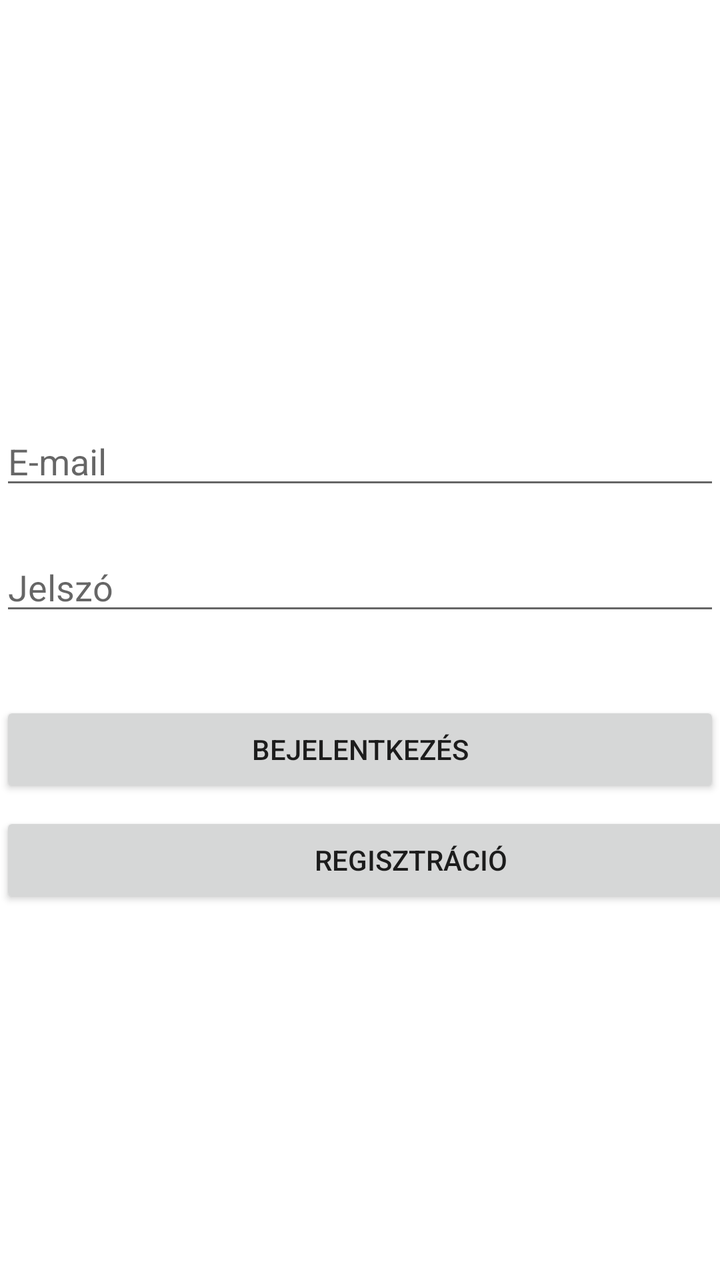
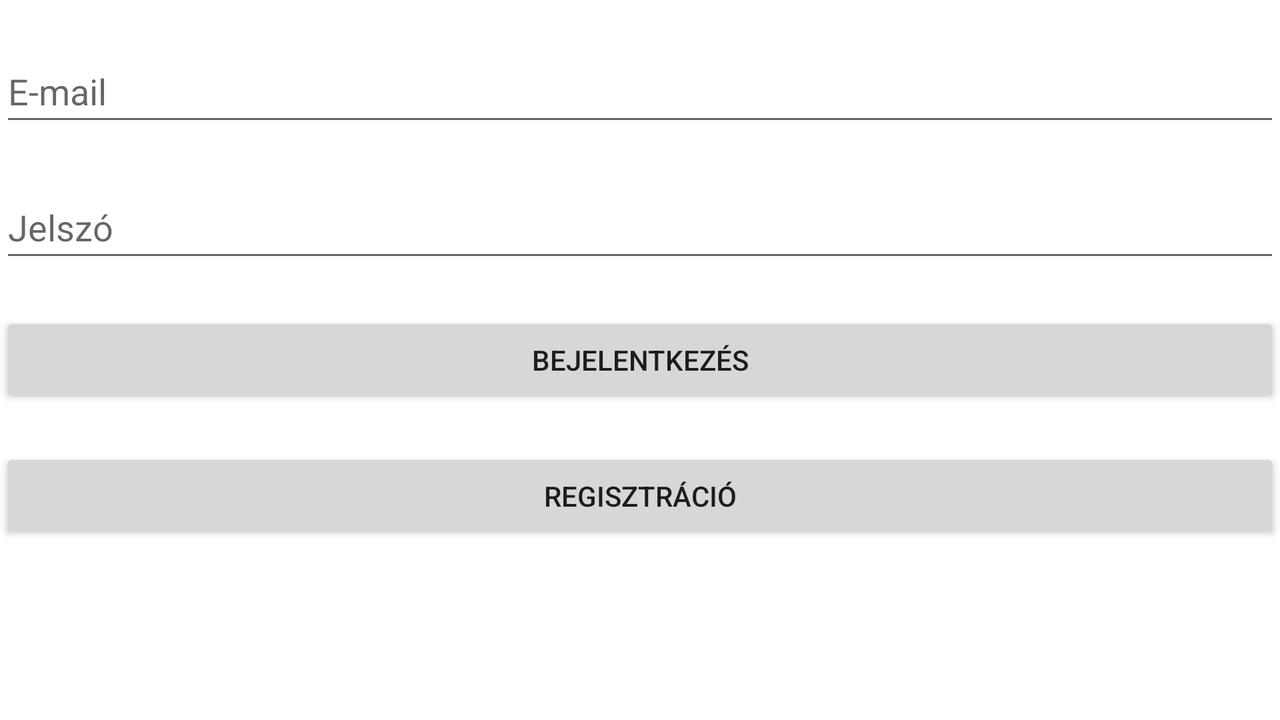

First picture: res/layout/ on a phone held upright. Second picture: the repository's own variant of that layout, on a device whose configuration matches the variant's folder. Source for both follows.
<!-- AndroidManifest.xml: application theme Theme.AndoidKerdoiv -->
<!-- res/layout/activity_main.xml -->
<?xml version="1.0" encoding="utf-8"?>
<androidx.constraintlayout.widget.ConstraintLayout xmlns:android="http://schemas.android.com/apk/res/android"
    xmlns:app="http://schemas.android.com/apk/res-auto"
    xmlns:tools="http://schemas.android.com/tools"
    android:layout_width="match_parent"
    android:layout_height="match_parent"
    tools:context=".MainActivity">

    <EditText
        android:id="@+id/EditTextUsername"
        android:layout_width="match_parent"
        android:layout_height="wrap_content"
        android:ems="10"
        android:hint="@string/email"
        android:inputType="text"
        app:layout_constraintBottom_toBottomOf="parent"
        app:layout_constraintTop_toTopOf="parent"
        app:layout_constraintVertical_bias="0.348"
        tools:layout_editor_absoluteX="31dp" />

    <EditText
        android:id="@+id/EditTextPassword"
        android:layout_width="match_parent"
        android:layout_height="wrap_content"
        android:ems="10"
        android:hint="@string/password"
        android:inputType="textPassword"
        app:layout_constraintBottom_toBottomOf="parent"
        app:layout_constraintStart_toStartOf="parent"
        app:layout_constraintTop_toBottomOf="@+id/EditTextUsername"
        app:layout_constraintVertical_bias="0.062" />

    <Button
        android:id="@+id/LoginButton"
        android:layout_width="0dp"
        android:layout_height="wrap_content"
        android:onClick="login"
        android:text="@string/login"

        app:layout_constraintBottom_toBottomOf="parent"
        app:layout_constraintEnd_toEndOf="parent"

        app:layout_constraintStart_toStartOf="parent"
        app:layout_constraintTop_toBottomOf="@+id/EditTextPassword"
        app:layout_constraintVertical_bias="0.136" />

    <Button
        android:id="@+id/RegisterButton"
        android:layout_width="411dp"
        android:layout_height="wrap_content"
        android:onClick="register"
        android:text="@string/register"

        app:layout_constraintBottom_toBottomOf="parent"
        app:layout_constraintTop_toBottomOf="@+id/LoginButton"
        app:layout_constraintVertical_bias="0.038"
        tools:layout_editor_absoluteX="0dp" />

</androidx.constraintlayout.widget.ConstraintLayout>
<!-- resources referenced by this layout -->
<resources>
  <string name="email">E-mail</string>
  <string name="login">Bejelentkezés</string>
  <string name="password">Jelszó</string>
  <string name="register">Regisztráció</string>
  <style name="Theme.AndoidKerdoiv" parent="Theme.MaterialComponents.DayNight.DarkActionBar">
          
          <item name="colorPrimary">@color/purple_500</item>
          <item name="colorPrimaryVariant">@color/purple_700</item>
          <item name="colorOnPrimary">@color/white</item>
          
          <item name="colorSecondary">@color/teal_200</item>
          <item name="colorSecondaryVariant">@color/teal_700</item>
          <item name="colorOnSecondary">@color/black</item>
          
          <item name="android:statusBarColor" tools:targetApi="l">?attr/colorPrimaryVariant</item>
          
      </style>
</resources>
<!-- res/layout-land/activity_main.xml (the author's variant of the layout above) -->
<!-- drawn on the phone turned sideways -->
<?xml version="1.0" encoding="utf-8"?>
<LinearLayout xmlns:android="http://schemas.android.com/apk/res/android"
    xmlns:app="http://schemas.android.com/apk/res-auto"
    xmlns:tools="http://schemas.android.com/tools"
    android:layout_width="match_parent"
    android:layout_height="match_parent"
    android:orientation="vertical"
    tools:context=".MainActivity">

    <EditText
        android:id="@+id/EditTextUsername"
        android:layout_width="match_parent"
        android:layout_height="wrap_content"
        android:layout_marginTop="20dp"
        android:ems="10"
        android:hint="@string/email"
        android:inputType="text"
        android:minHeight="48dp"
        tools:layout_editor_absoluteX="0dp" />

    <EditText
        android:id="@+id/EditTextPassword"
        android:layout_width="match_parent"
        android:layout_height="wrap_content"
        android:layout_marginTop="20dp"
        android:ems="10"
        android:hint="@string/password"

        android:inputType="textPassword"
        android:minHeight="48dp" />

    <Button
        android:id="@+id/LoginButton"
        android:layout_width="match_parent"
        android:layout_height="wrap_content"
        android:layout_marginTop="20dp"
        android:onClick="login"
        android:text="@string/login"

        />

    <Button
        android:id="@+id/RegisterButton"
        android:layout_width="match_parent"
        android:layout_height="wrap_content"
        android:layout_marginTop="20dp"
        android:onClick="register"
        android:text="@string/register"

        />
</LinearLayout>
